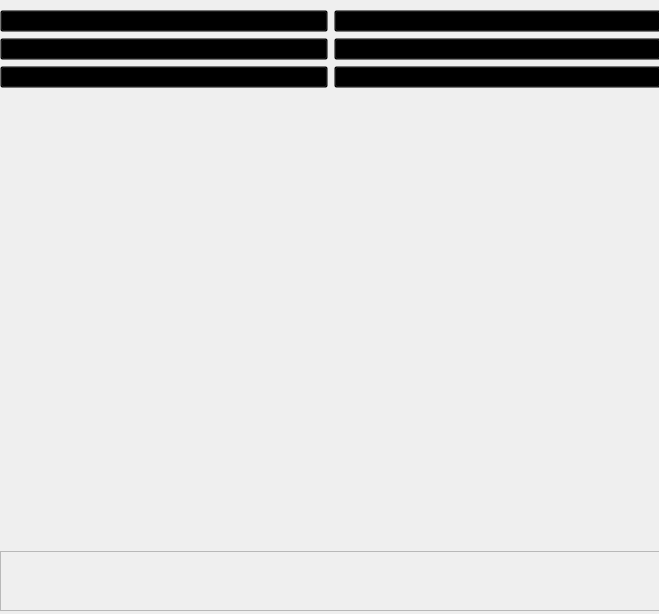
<?xml version="1.0" encoding="UTF-8"?>
<ui version="4.0">
 <class>Form</class>
 <widget class="QWidget" name="Form">
  <property name="geometry">
   <rect>
    <x>0</x>
    <y>0</y>
    <width>659</width>
    <height>614</height>
   </rect>
  </property>
  <property name="windowTitle">
   <string>Form</string>
  </property>
  <widget class="QWidget" name="verticalLayoutWidget">
   <property name="geometry">
    <rect>
     <x>0</x>
     <y>10</y>
     <width>661</width>
     <height>601</height>
    </rect>
   </property>
   <layout class="QVBoxLayout" name="verticalLayout">
    <item>
     <layout class="QGridLayout" name="grid">
      <item row="1" column="0">
       <widget class="QPushButton" name="pictureWord2">
        <property name="styleSheet">
         <string notr="true">background: transparent;</string>
        </property>
        <property name="text">
         <string/>
        </property>
       </widget>
      </item>
      <item row="0" column="0">
       <widget class="QPushButton" name="pictureWord1">
        <property name="styleSheet">
         <string notr="true">background: transparent;</string>
        </property>
        <property name="text">
         <string/>
        </property>
       </widget>
      </item>
      <item row="2" column="0">
       <widget class="QPushButton" name="pictureWord3">
        <property name="styleSheet">
         <string notr="true">background: transparent;</string>
        </property>
        <property name="text">
         <string/>
        </property>
       </widget>
      </item>
      <item row="0" column="1">
       <widget class="QPushButton" name="pictureWord4">
        <property name="styleSheet">
         <string notr="true">background: transparent;</string>
        </property>
        <property name="text">
         <string/>
        </property>
       </widget>
      </item>
      <item row="1" column="1">
       <widget class="QPushButton" name="pictureWord5">
        <property name="styleSheet">
         <string notr="true">background: transparent;</string>
        </property>
        <property name="text">
         <string/>
        </property>
       </widget>
      </item>
      <item row="2" column="1">
       <widget class="QPushButton" name="pictureWord6">
        <property name="styleSheet">
         <string notr="true">background: transparent;</string>
        </property>
        <property name="text">
         <string/>
        </property>
       </widget>
      </item>
     </layout>
    </item>
    <item alignment="Qt::AlignBottom">
     <widget class="QScrollArea" name="scrollArea">
      <property name="maximumSize">
       <size>
        <width>16777215</width>
        <height>60</height>
       </size>
      </property>
      <property name="widgetResizable">
       <bool>true</bool>
      </property>
      <widget class="QWidget" name="scrollAreaWidgetContents">
       <property name="geometry">
        <rect>
         <x>0</x>
         <y>0</y>
         <width>657</width>
         <height>58</height>
        </rect>
       </property>
      </widget>
     </widget>
    </item>
   </layout>
  </widget>
 </widget>
 <resources/>
 <connections/>
</ui>
